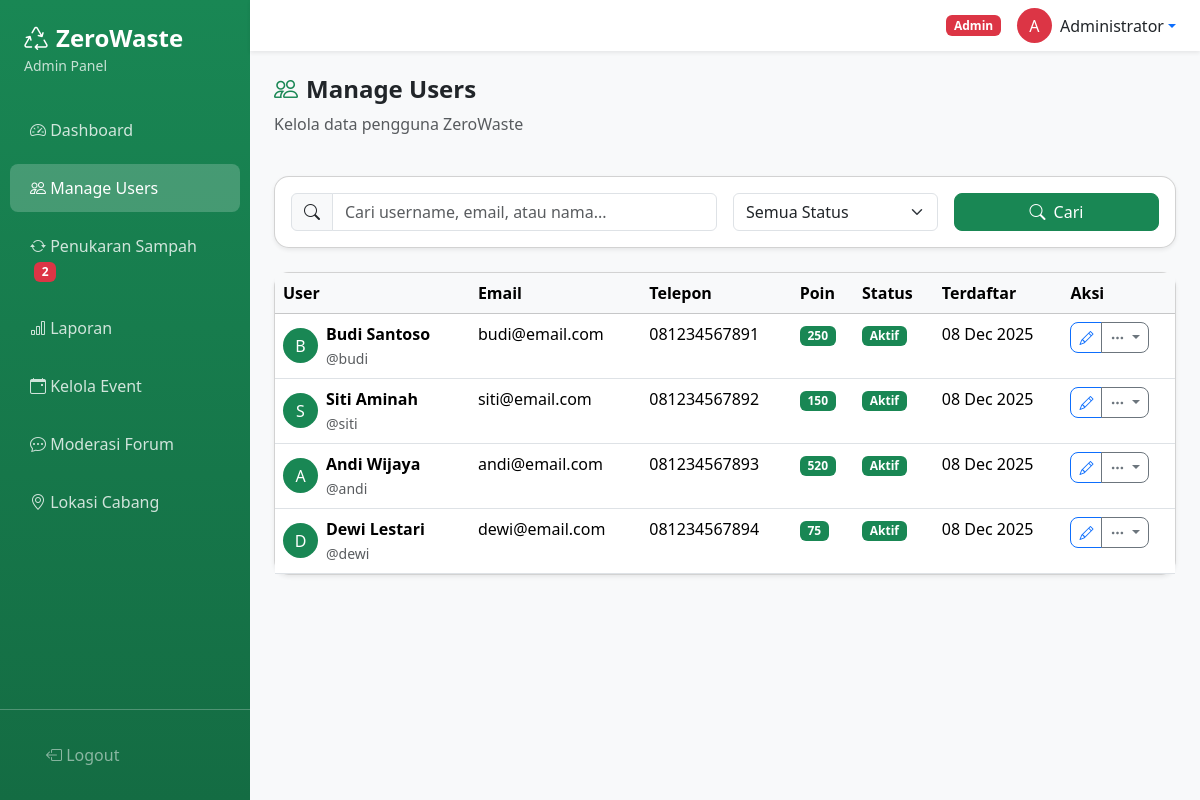
The page /admin/users.php (signed in) on the database its author committed.
### tables this page shows
CREATE TABLE `users` (
  `id` int(11) NOT NULL AUTO_INCREMENT,
  `username` varchar(50) NOT NULL,
  `email` varchar(100) NOT NULL,
  `password` varchar(255) NOT NULL,
  `full_name` varchar(100) NOT NULL,
  `phone` varchar(20) DEFAULT NULL,
  `address` text DEFAULT NULL,
  `points` int(11) DEFAULT 0,
  `role` varchar(20) DEFAULT 'user',
  `is_active` tinyint(1) DEFAULT 1,
  `is_forum_blocked` tinyint(1) DEFAULT 0,
  `created_at` datetime DEFAULT CURRENT_TIMESTAMP,
  `updated_at` datetime DEFAULT CURRENT_TIMESTAMP ON UPDATE CURRENT_TIMESTAMP,
  PRIMARY KEY (`id`),
  UNIQUE KEY `username` (`username`),
  UNIQUE KEY `email` (`email`)
);

### config/functions.php (called while the page is built, shortened)
<?php
function sanitize($data) {
    return htmlspecialchars(trim($data), ENT_QUOTES, 'UTF-8');
}
function formatDate($date) {
    return date('d M Y', strtotime($date));
}
?>

### admin/users.php (the view, shortened to what this page needs)
<?php
require_once '../config/database.php';
require_once '../config/functions.php';
$search = sanitize($_GET['search'] ?? '');
$sql = "SELECT * FROM users WHERE role = 'user'";
$params = [];
$sql .= " ORDER BY created_at DESC";
$stmt = $pdo->prepare($sql);
$stmt->execute($params);
$users = $stmt->fetchAll();
?>
<!DOCTYPE html>
<html lang="id">
<head>
    <link href="https://cdn.jsdelivr.net/npm/bootstrap@5.3.2/dist/css/bootstrap.min.css" rel="stylesheet">
    <link href="https://cdn.jsdelivr.net/npm/bootstrap-icons@1.11.1/font/bootstrap-icons.css" rel="stylesheet">
    <link href="../assets/css/style.css" rel="stylesheet">
</head>
<body>
    <div class="d-flex">
        <?php include 'includes/sidebar.php'; ?>
        <div class="main-content flex-grow-1">
            <?php include 'includes/topbar.php'; ?>
            <div class="container-fluid p-4">
                <div class="row mb-4">
                    <div class="col-12">
                        <h4 class="fw-bold"><i class="bi bi-people me-2 text-success"></i>Manage Users</h4>
                        <p class="text-muted">Kelola data pengguna ZeroWaste</p>
                    </div>
                </div>
                <div class="card shadow-sm mb-4">
                    <div class="card-body">
                        <form method="GET" class="row g-3">
                            <div class="col-md-6">
                                <div class="input-group">
                                    <span class="input-group-text"><i class="bi bi-search"></i></span>
                                    <input type="text" class="form-control" name="search" placeholder="Cari username, email, atau nama..." value="<?= sanitize($search) ?>">
                                </div>
                            </div>
                            <div class="col-md-3">
                                <select class="form-select" name="status">
                                    <option value="">Semua Status</option>
                                </select>
                            </div>
                            <div class="col-md-3">
                                <button type="submit" class="btn btn-success w-100">
                                    <i class="bi bi-search me-2"></i>Cari
                                </button>
                            </div>
                        </form>
                    </div>
                </div>
                <div class="card shadow-sm">
                    <div class="card-body p-0">
                        <div class="table-responsive">
                            <table class="table table-hover mb-0">
                                <thead class="table-light">
                                    <tr>
                                        <th>User</th>
                                        <th>Email</th>
                                        <th>Telepon</th>
                                        <th>Poin</th>
                                        <th>Status</th>
                                        <th>Terdaftar</th>
                                        <th>Aksi</th>
                                    </tr>
                                </thead>
                                <tbody>
                                    <?php if (empty($users)): ?>
                                    <tr>
                                        <td colspan="7" class="text-center py-4 text-muted">Tidak ada user ditemukan</td>
                                    </tr>
                                    <?php else: ?>
                                    <?php foreach ($users as $u): ?>
                                    <tr>
                                        <td>
                                            <div class="d-flex align-items-center">
                                                <div class="bg-success text-white rounded-circle d-flex align-items-center justify-content-center me-2" style="width: 35px; height: 35px;">
                                                    <?= strtoupper(substr($u['full_name'] ?? 'U', 0, 1)) ?>
                                                </div>
                                                <div>
                                                    <div class="fw-bold"><?= sanitize($u['full_name'] ?? '') ?></div>
                                                    <small class="text-muted">@<?= sanitize($u['username'] ?? '') ?></small>
                                                </div>
                                            </div>
                                        </td>
                                        <td><?= sanitize($u['email'] ?? '') ?></td>
                                        <td><?= sanitize($u['phone'] ?? '') ?: '-' ?></td>
                                        <td><span class="badge bg-success"><?= number_format($u['points'] ?? 0) ?></span></td>
                                        <td>
                                            <?php if ($u['is_active'] ?? false): ?>
                                            <span class="badge bg-success">Aktif</span>
                                            <?php else: ?>
                                            <span class="badge bg-danger">Nonaktif</span>
                                            <?php endif; ?>
                                        </td>
                                        <td><?= formatDate($u['created_at'] ?? '') ?></td>
                                        <td>
                                            <div class="btn-group">
                                                <button class="btn btn-sm btn-outline-primary" data-bs-toggle="modal" data-bs-target="#editModal<?= $u['id'] ?>">
                                                    <i class="bi bi-pencil"></i>
                                                </button>
                                                <button class="btn btn-sm btn-outline-secondary dropdown-toggle" data-bs-toggle="dropdown">
                                                    <i class="bi bi-three-dots"></i>
                                                </button>
                                            </div>
                                        </td>
                                    </tr>
                                    <?php endforeach; ?>
                                    <?php endif; ?>
                                </tbody>
                            </table>
                        </div>
                    </div>
                </div>
            </div>
        </div>
    </div>
</body>
</html>

### assets/css/style.css (style rules this page uses)
:root { --primary-green: #198754; --light-green: #d1e7dd; --dark-green: #146c43; }
body { font-family: 'Segoe UI', Tahoma, Geneva, Verdana, sans-serif; }
.card { border-radius: 15px; transition: transform 0.2s, box-shadow 0.2s; }
.btn { border-radius: 8px; }
.btn-success { background-color: var(--primary-green); border-color: var(--primary-green); }
.main-content { background-color: #f8f9fa; min-height: 100vh; }

### rows shown on the page
users: full_name "B", full_name "Budi Santoso", username "budi", email "budi@email.com", phone "081234567891", points "250", is_active "Aktif", created_at "08 Dec 2025"
users: full_name "S", full_name "Siti Aminah", username "siti", email "siti@email.com", phone "081234567892", points "150", is_active "Aktif", created_at "08 Dec 2025"
users: full_name "A", full_name "Andi Wijaya", username "andi", email "andi@email.com", phone "081234567893", points "520", is_active "Aktif", created_at "08 Dec 2025"
users: full_name "D", full_name "Dewi Lestari", username "dewi", email "dewi@email.com", phone "081234567894", points "75", is_active "Aktif", created_at "08 Dec 2025"

### other values the page prints
$pendingCount "2"
substr($_SESSION['full_name'], 0, 1) "A"
$_SESSION['full_name'] "Administrator"
